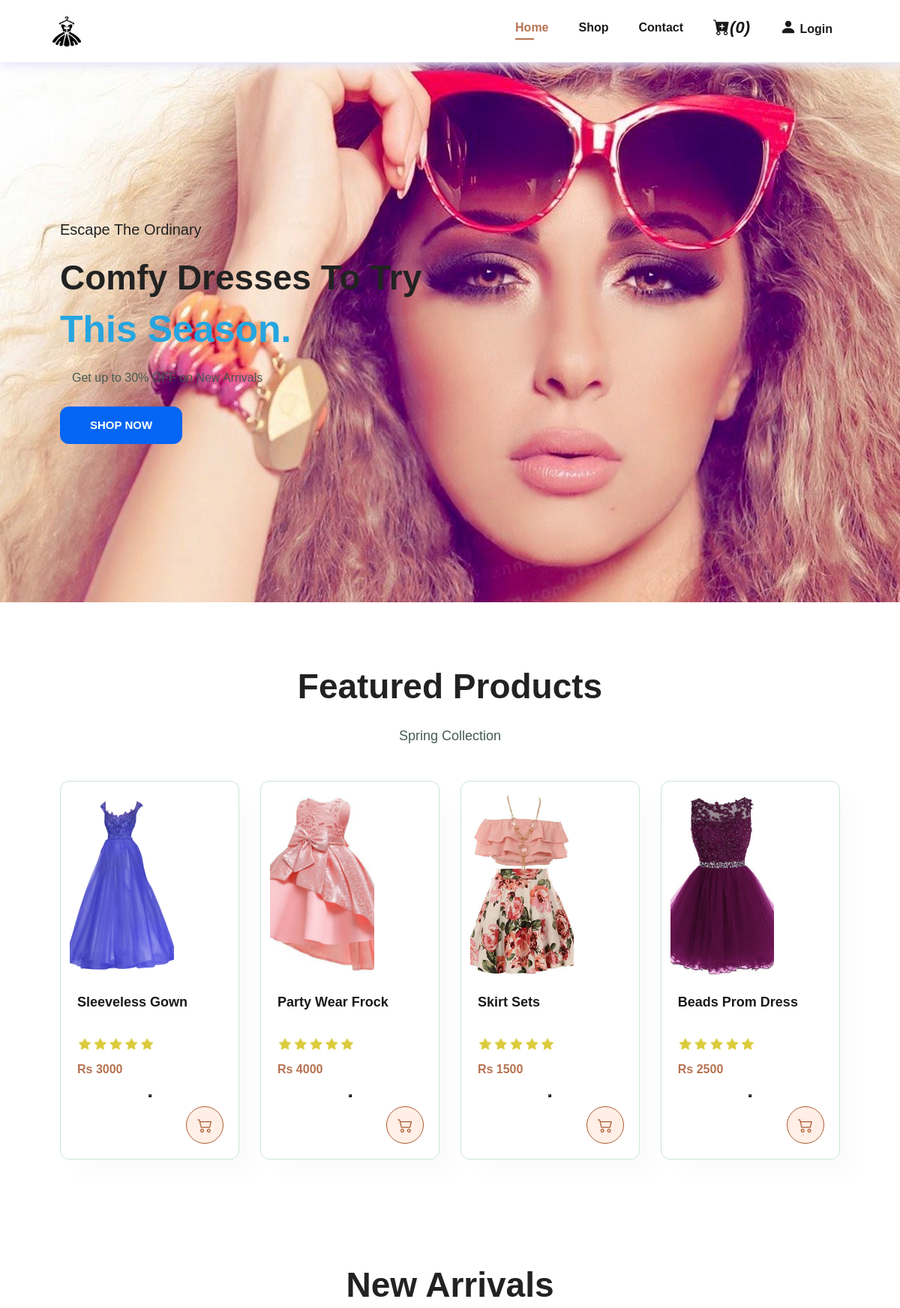
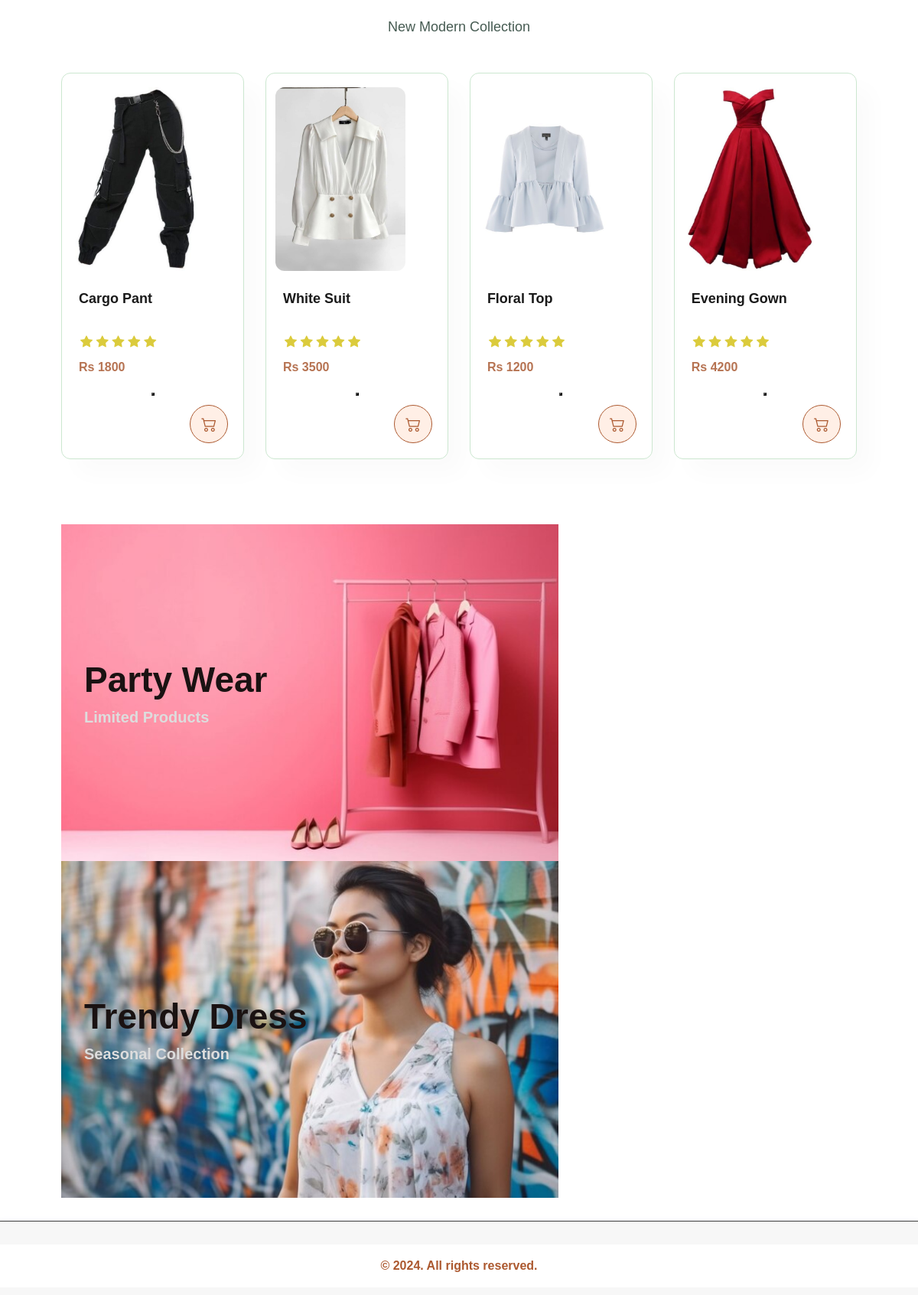
Page /pages/home.php on the committed database (2 pictures, top to bottom).
### tables this page shows
CREATE TABLE all_products (
    pid INT UNSIGNED NOT NULL AUTO_INCREMENT,
    product_name VARCHAR(150) NOT NULL,
    product_cat VARCHAR(50) NOT NULL,
    price INT NOT NULL,
    description TEXT NOT NULL,
    product_image VARCHAR(255) NOT NULL,
    created_at TIMESTAMP NOT NULL DEFAULT CURRENT_TIMESTAMP,
    PRIMARY KEY (pid),
    KEY idx_product_cat (product_cat)
);

### pages/featured.php (called while the page is built)
<?php
include_once "../pages/connect.php";
if ($conn) {
    $stmt = $conn->prepare(
        "SELECT * FROM all_products WHERE product_cat = 'spring collection'",
    );
    if ($stmt && $stmt->execute()) {
        $featured_products = $stmt->get_result() ?: $empty_db_result;
    } else {
        $featured_products = $empty_db_result;
    }
} else {
    $featured_products = $empty_db_result;
}
?>

### pages/new_arrival.php (called while the page is built, shortened)
<?php
include_once "../pages/connect.php";
if ($conn) {
    $stmt = $conn->prepare(
        "SELECT * FROM all_products WHERE product_cat = 'new_arrival'",
    );
    if ($stmt && $stmt->execute()) {
        $featured_products = $stmt->get_result();
    } else {
        $featured_products = $empty_db_result;
    }
} else {
    $featured_products = $empty_db_result;
}
?>

### pages/home.php (the view, shortened to what this page needs)
<?php
require "connect.php";
?>
<!DOCTYPE html>
<html>
    <head>
        <link rel="stylesheet" href="css/bootstrap.min.css"/>
        <link rel="stylesheet" href="https://cdn.jsdelivr.net/npm/bootstrap-icons@1.11.3/font/bootstrap-icons.min.css">
        <link href="https://cdn.jsdelivr.net/npm/bootstrap@5.3.3/dist/css/bootstrap.min.css" rel="stylesheet">
        <link rel="stylesheet" href="styleee.css">
    </head>
<body>
    <section id="header">
        <img src="/PROJECT/images/l3.png" height="40" width="38"><a href="home.php"></a>
            <div>
            <ul id="navbar">
                <li><a class="active" href="home.php">Home</a></li>
                <li><a href="shop.php">Shop</a></li>
                <li><a href="contact.php">Contact</a></li>
                <li>
                    <?php
                    $count = 0;
                    ?>
                    <a href="mycart.php"><i class="bi bi-cart-plus-fill" style="font-size: 22px;">(<?php echo $count; ?>)</i></a>
                </li>
                <li>
                    <?php
                    if (isset($_SESSION["email"])) {
                        echo '<a href="logout.php"><i class="bi bi-box-arrow-right" style="font-size: 22px;"></i> Logout</a>';
                    } else {
                        echo '<a href="login.html"><i class="bi bi-person-fill" style="font-size: 22px;"></i> Login</a>';
                    } ?>
                </li>
            </ul>
        </div>
    </section>
    <section id="hero">
        <h4>Escape The Ordinary</h4>
        <h2>Comfy Dresses To Try</h2>
        <h1>This Season.</h1>
        <p>Get up to 30% OFF on New Arrivals</p>
        <button><a href="shop.php">SHOP NOW</a></button>
    </section>
    <section id="product1" class="section-p1">
        <h2>Featured Products</h2>
        <p style="font-size: 18px;">Spring Collection</p>
        <div class="pro-container">
        <?php include "featured.php"; ?>
        <?php while ($row = $featured_products->fetch_assoc()) { ?>
            <div class="pro">
            <form action="manage_cart.php" method="POST">
            <a href="product_view.php?product_id=<?php echo $row["pid"]; ?>">
                <img src="../images/<?php echo $row[
                    "product_image"
                ]; ?>" style="width: 65%;">
            </a>
                <div class="des">
                    <h5><?php echo $row["product_name"]; ?></h5>
                    <div class="star">
                        <i class="bi bi-star-fill"></i>
                        <i class="bi bi-star-fill"></i>
                        <i class="bi bi-star-fill"></i>
                        <i class="bi bi-star-fill"></i>
                        <i class="bi bi-star-fill"></i>
                    </div>
                    <h4>Rs <?php echo $row["price"]; ?> </h4>
                </div>
                <button type="submit" name="Add_to_Cart">
                <i class="bi bi-cart2 cart" onclick="addToCart()"></i>
                </button>
            </form>
            </div>
            <?php } ?>
        </div>
    </section>
    <section id="product1" class="section-p1">
        <h2>New Arrivals</h2>
        <p style="font-size: 18px;">New Modern Collection</p>
        <div class="pro-container">
        <?php include "new_arrival.php"; ?>
        <?php while ($row = $featured_products->fetch_assoc()) { ?>
            <div class="pro">
            <form action="manage_cart.php" method="POST">
            <a href="product_view.php?product_id=<?php echo $row["pid"]; ?>">
                <img src="../images/<?php echo $row[
                    "product_image"
                ]; ?>" style="width: 80%;">
            </a>
                <div class="des">
                    <h5><?php echo $row["product_name"]; ?></h5>
                    <div class="star">
                        <i class="bi bi-star-fill"></i>
                        <i class="bi bi-star-fill"></i>
                        <i class="bi bi-star-fill"></i>
                        <i class="bi bi-star-fill"></i>
                        <i class="bi bi-star-fill"></i>
                    </div>
                    <h4>Rs <?php echo $row["price"]; ?> </h4>
                </div>
                <button type="submit" name="Add_to_Cart">
                <i class="bi bi-cart2 cart" onclick="addToCart()"></i>
                </button>
            </form>
            </div>
            <?php } ?>
        </div>
    </section>
    <section id="holder">
        <div class="box">
            <h2>Party Wear</h2>
            <h3>Limited Products</h3>
        </div>
        <div class="box box1">
            <h2>Trendy Dress</h2>
            <h3>Seasonal Collection</h3>
        </div>
    </section>
</body>
</html>

### pages/styleee.css (style rules this page uses)
* { margin: 0; padding: 0; box-sizing: border-box; font-family: sans-serif; }
h1 { font-size: 50px; line-height: 64px; color: #222; }
h2 { font-size: 46px; line-height: 64px; color: #222; }
h4 { font-size: 20px; color: #222; }
p { padding: 16px; font-size: 16px; color: #465b52; margin: 15px o 20px 0; }
.section-p1 { padding: 40px 80px; }
body { width: 100%; }
#header { display: flex; align-items: center; justify-content: space-between; padding: 20px 70px; background: white; box-shadow: 0 5px 12px lavender; z-index: 999; position: sticky; top: 0; left: 0; }
#navbar { display: flex; align-items: center; justify-content: center; }
#navbar li { list-style: none; padding: 0 20px; position: relative; }
#navbar li a { text-decoration: none; font-size: 16px; font-weight: 600; color: #1a1a1a; transition: 0.3s ease; }
#navbar li a:hover, #navbar li a.active { color: #b67352; }
#navbar li a.active::after, #navbar li a:hover::after { content: ""; width: 30%; height: 2px; background: #b67352; position: absolute; bottom: -4px; left: 20px; }
#hero { background-image: url("/PROJECT/images/bg.jpg"); height: 90vh; width: 100%; background-size: certain; background-position: top 10% right 0%; padding: 0 80px; display: flex; flex-direction: column; align-items: flex-start; justify-content: center; background-repeat: no-repeat; }
#hero h4 { padding-bottom: 15px; }
#hero h2 { font-weight: bold; }
#hero h1 { color: #25a5e0; font-weight: bold; }
#hero button { background-color: rgb(5, 101, 244); color: #ffffff; border: 0; padding: 14px 40px 14px 40px; background-repeat: no-repeat; border-radius: 12px; cursor: pointer; font-size: 15px; font-weight: 600; }
#hero button a { text-decoration: none; color: white; }
#product1 { text-align: center; }
#product1 h2 { font-weight: bold; margin-top: 40px; }
#product1 .pro-container { display: flex; justify-content: space-between; padding-top: 5px; flex-wrap: wrap; }
#product1 .pro { width: 23%; min-height: 430px; padding: 18px 12px 80px; border: 1px solid #cce7d0; border-radius: 12px; cursor: pointer; box-shadow: 20px 20px 30px rgba(0, 0, 0, 0.02); margin: 15px 0; transition: 0.2s ease; position: relative; display: flex; flex-direction: column; justify-content: flex-start; }
#product1 .pro img { width: 100%; height: 240px; object-fit: cover; object-position: center; border-radius: 12px; margin-bottom: 16px; display: block; }
#product1 .pro .des { text-align: start; flex: 1; }
#product1 .pro .des h5 { padding: 10px 10px 6px; color: #1a1a1a; font-size: 18px; font-weight: bold; min-height: 56px; }
.star { padding: 4px 10px; }
#product1 .pro .des i { font-size: 16px; color: #dbcb3c; padding-left: 0px; margin-left: 2px; }
#product1 .pro .des h4 { padding-top: 7px; font-size: 16px; font-weight: 700; padding-left: 10px; padding-bottom: 10px; color: #b67352; }
#product1 .pro .cart { width: 50px; height: 50px; line-height: 50px; border-radius: 50px; background-color: #ffefe6; font-weight: 500; color: #ac5930; border: 1px solid #ac5930; position: absolute; bottom: 20px; right: 20px; font-size: 20px; display: inline-flex; align-items: center; justify-content: center; }
#holder { display: flex; justify-content: space-between; flex-wrap: wrap; margin: 30px 80px; }
#holder .box { background-image: url(../images/ban.jpg); min-width: 650px; height: 55vh; background-size: cover; background-position: center; justify-content: center; align-items: flex-start; padding: 30px; display: flex; flex-direction: column; }
#holder .box1 { background-image: url(../images/b2.jpg); }
#holder h2 { color: rgb(26, 18, 18); font-weight: 550; }
#holder h3 { color: rgb(221, 221, 221); font-size: 20px; font-weight: 600; }

### rows in the picture
all_products: product_image (picture), product_name "Sleeveless Gown", price "3000"
all_products: product_image (picture), product_name "Party Wear Frock", price "4000"
all_products: product_image (picture), product_name "Skirt Sets", price "1500"
all_products: product_image (picture), product_name "Beads Prom Dress", price "2500"
all_products: product_image (picture), product_name "Cargo Pant", price "1800"
all_products: product_image (picture), product_name "White Suit", price "3500"
all_products: product_image (picture), product_name "Floral Top", price "1200"
all_products: product_image (picture), product_name "Evening Gown", price "4200"

### other values in the picture
$count "0"
